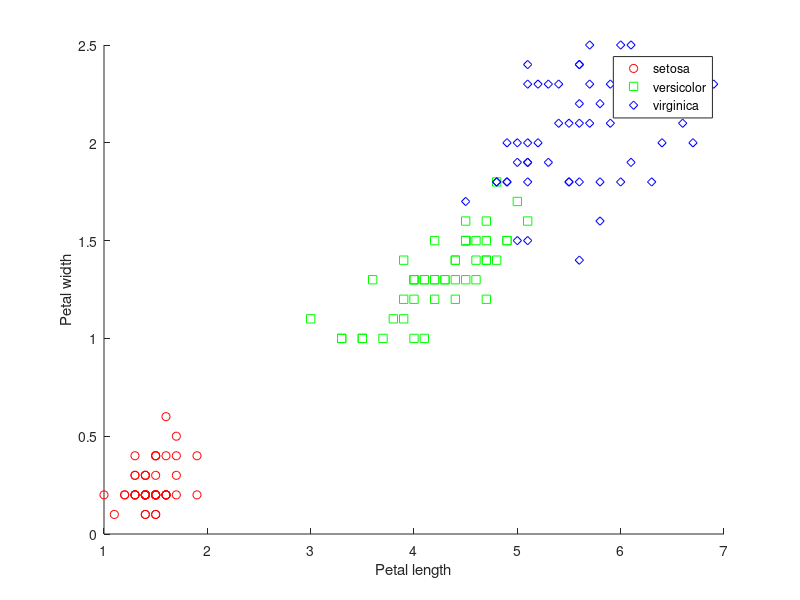

MATLAB code for this plot: (Note: this script raises an error after producing the figure.)
close all;
clear all;

load fisheriris
X = meas;
Y = species;

%shuffling the data to approximately evenly distribute the classes
P = randperm(length(X));
X = X(P, :);
Y = Y(P); 

%initial visualisation of data as scatter plot on petal length & petal
%width
figure(1)
gscatter(X(:,3),X(:,4),Y,'rgb','osd');
xlabel('Petal length');
ylabel('Petal width');  

%P = X(:,3:4)

%hold on;
%scatter(5.4,0.2)

%data management
%4 fold quarter splits of first 1:120 data rows
%5th final test fold to be used for determining eventual performance

%training and validation
Xfold1 = X(1:30,1:4);
Xfold2 = X(31:60,1:4);
Xfold3 = X(61:90,1:4);
Xfold4 = X(91:120,1:4);

Yfold1 = Y(1:30,1);
Yfold2 = Y(31:60,1);
Yfold3 = Y(61:90,1);
Yfold4 = Y(91:120,1);

%final testing
Xfold5 = X(121:150,1:4);
Yfold5 = Y(121:150,1);
 
Xtrainset1 = [Xfold1;Xfold2;Xfold3]; %validate fold4
Xtrainset2 = [Xfold1;Xfold2;Xfold4]; %validate fold3
Xtrainset3 = [Xfold1;Xfold3;Xfold4]; %validate fold2
Xtrainset4 = [Xfold2;Xfold3;Xfold4]; %validate fold1

Ytrainset1 = [Yfold1;Yfold2;Yfold3]; %validate fold4
Ytrainset2 = [Yfold1;Yfold2;Yfold4]; %validate fold3
Ytrainset3 = [Yfold1;Yfold3;Yfold4]; %validate fold2
Ytrainset4 = [Yfold2;Yfold3;Yfold4]; %validate fold1

k = findBestK(X,Y) %value of k, number of neighbours 

%begin training, fitcknn, TRAINING SET 1

knn = fitcknn(Xtrainset1,Ytrainset1,'NumNeighbors',k,'Standardize',1);
Ytrainset1_predict = predict(knn,Xtrainset1); %training error
Yfold4_predict = predict(knn,Xfold4); %validation

%training, set 1, error rate
train1_ER = errorcalc(Ytrainset1, Ytrainset1_predict);
%validation, set 1, error rate
test1_ER = errorcalc(Yfold4, Yfold4_predict);

% TRAINING SET 2

knn = fitcknn(Xtrainset2,Ytrainset2,'NumNeighbors',k,'Standardize',1);
Ytrainset2_predict = predict(knn,Xtrainset2);
Yfold3_predict = predict(knn,Xfold3);

train2_ER = errorcalc(Ytrainset2, Ytrainset2_predict);
test2_ER = errorcalc(Yfold3, Yfold3_predict);

% TRAINING SET 3

knn = fitcknn(Xtrainset3,Ytrainset3,'NumNeighbors',k,'Standardize',1);
Ytrainset3_predict = predict(knn,Xtrainset3);
Yfold2_predict = predict(knn,Xfold2); 

train3_ER = errorcalc(Ytrainset3, Ytrainset3_predict);
test3_ER = errorcalc(Yfold2, Yfold2_predict);

% TRAINING SET 4
 
knn = fitcknn(Xtrainset4,Ytrainset4,'NumNeighbors',k,'Standardize',1);
Ytrainset4_predict = predict(knn,Xtrainset4);
Yfold1_predict = predict(knn,Xfold1);

train4_ER = errorcalc(Ytrainset4, Ytrainset4_predict);
test4_ER = errorcalc(Yfold1, Yfold1_predict);

% knn cross validation error calculation
KNNcrossvalidation_ER = (test1_ER + test2_ER + test3_ER + test4_ER)/4


%begin training, fitcecoc, TRAINING SET 1

LINclass = fitcecoc(Xtrainset1,Ytrainset1);
Ytrainset1_predictLIN = predict(LINclass,Xtrainset1); %training error
Yfold4_predictLIN = predict(LINclass,Xfold4); %validation

%training, set 1, error rate
LINtrain1_ER = errorcalc(Ytrainset1, Ytrainset1_predictLIN);
%validation, set 1, error rate
LINtest1_ER = errorcalc(Yfold4, Yfold4_predictLIN);

% TRAINING SET 2

LINclass = fitcecoc(Xtrainset2,Ytrainset2);
Ytrainset2_predictLIN = predict(LINclass,Xtrainset2);
Yfold3_predictLIN = predict(LINclass,Xfold3);

LINtrain2_ER = errorcalc(Ytrainset2, Ytrainset2_predictLIN);
LINtest2_ER = errorcalc(Yfold3, Yfold3_predictLIN);

% TRAINING SET 3

LINclass = fitcecoc(Xtrainset3,Ytrainset3);
Ytrainset3_predictLIN = predict(LINclass,Xtrainset3);
Yfold2_predictLIN = predict(LINclass,Xfold2); 

LINtrain3_ER = errorcalc(Ytrainset3, Ytrainset3_predictLIN);
LINtest3_ER = errorcalc(Yfold2, Yfold2_predictLIN);

% TRAINING SET 4
 
LINclass = fitcecoc(Xtrainset4,Ytrainset4);
Ytrainset4_predictLIN = predict(LINclass,Xtrainset4);
Yfold1_predictLIN = predict(LINclass,Xfold1);

LINtrain4_ER = errorcalc(Ytrainset4, Ytrainset4_predictLIN);
LINtest4_ER = errorcalc(Yfold1, Yfold1_predictLIN);

% cross validation error calculation
LINcrossvalidation_ER = (LINtest1_ER + LINtest2_ER + LINtest3_ER + LINtest4_ER)/4

%deciding linear classification is better suited as it performed best at
%cross validation
%creating a new model that uses more of the data in a total set (1:120)
% and finally tests against untouched fold 5 (120:150)

Xfinaltrain = [Xfold1;Xfold2;Xfold3;Xfold4];
Yfinaltrain = [Yfold1;Yfold2;Yfold3;Yfold4];

LINclass2 = fitcecoc(Xfinaltrain,Yfinaltrain);
Yfinaltrainset_predict = predict(LINclass2,Xfinaltrain); %training error
Yfold5_predict = predict(LINclass,Xfold5); %validation

%final test predicting error rate between unused fold 5 and predicted fold 5
%labels
finaltest_ER = errorcalc(Yfold5, Yfold5_predict)

finalYpred = [Yfinaltrainset_predict;Yfold5_predict];
%this second figure shows how the classifier model predicted the species
%and can be looked at next to figure(1) to visually see the slight
%differences when there is some prediction error
figure(2)
gscatter(X(:,3),X(:,4),finalYpred,'rgb','osd');

%calculates the error rate between a predicted set and its true labels
function[errorRate] = errorcalc(Yset, Ypred)
    foldlength = length(Yset);
    %number of errors occured
    e = 0;
    for i = 1:foldlength
        if isequal(Ypred(i,1), Yset(i,1))
            %do nothing, correct label assigned
        else
            %else label is wrong, count an error
            e = e+1;
        end
    end
    %calculate mean error rate, number of errors divided by number of entries
    errorRate = e/foldlength;
end

%function to find the value of K that results in the lowest cross val error
%rate
function[bestK] = findBestK(X,Y)
    cv_ER = 100;
    
    Xfold1 = X(1:30,1:4);
    Xfold2 = X(31:60,1:4);
    Xfold3 = X(61:90,1:4);
    Xfold4 = X(91:120,1:4);
    
    Yfold1 = Y(1:30,1);
    Yfold2 = Y(31:60,1);
    Yfold3 = Y(61:90,1);
    Yfold4 = Y(91:120,1);
    
    Xtrainset1 = [Xfold1;Xfold2;Xfold3]; %validate fold4
    Xtrainset2 = [Xfold1;Xfold2;Xfold4]; %validate fold3
    Xtrainset3 = [Xfold1;Xfold3;Xfold4]; %validate fold2
    Xtrainset4 = [Xfold2;Xfold3;Xfold4]; %validate fold1
    
    Ytrainset1 = [Yfold1;Yfold2;Yfold3]; %validate fold4
    Ytrainset2 = [Yfold1;Yfold2;Yfold4]; %validate fold3
    Ytrainset3 = [Yfold1;Yfold3;Yfold4]; %validate fold2
    Ytrainset4 = [Yfold2;Yfold3;Yfold4]; %validate fold1
    for i = 1:90
        knn = fitcknn(Xtrainset1,Ytrainset1,'NumNeighbors',i,'Standardize',1);
        Yfold4_predict = predict(knn,Xfold4); 
        
        test1_ER = errorcalc(Yfold4, Yfold4_predict);
        
        % TRAINING SET 2
        
        knn = fitcknn(Xtrainset2,Ytrainset2,'NumNeighbors',i,'Standardize',1);
        Yfold3_predict = predict(knn,Xfold3);
      
        test2_ER = errorcalc(Yfold3, Yfold3_predict);
        
        % TRAINING SET 3
        
        knn = fitcknn(Xtrainset3,Ytrainset3,'NumNeighbors',i,'Standardize',1);
        Yfold2_predict = predict(knn,Xfold2);
        
        test3_ER = errorcalc(Yfold2, Yfold2_predict);
        
        % TRAINING SET 4
        
        knn = fitcknn(Xtrainset4,Ytrainset4,'NumNeighbors',i,'Standardize',1);
        Yfold1_predict = predict(knn,Xfold1);

        test4_ER = errorcalc(Yfold1, Yfold1_predict);
        
        % cross validation error calculation
        crossvalidation_ER = (test1_ER + test2_ER + test3_ER + test4_ER)/4;
        if crossvalidation_ER < cv_ER %if this ER is smaller than previous smallest
            cv_ER = crossvalidation_ER; %%this ER becomes new smallest
            bestK=i; %best K is updated with current value
        end
    end
    fprintf('Best K classifcation error rate = %f\n', cv_ER); %prints best error rate to command window
end
        
